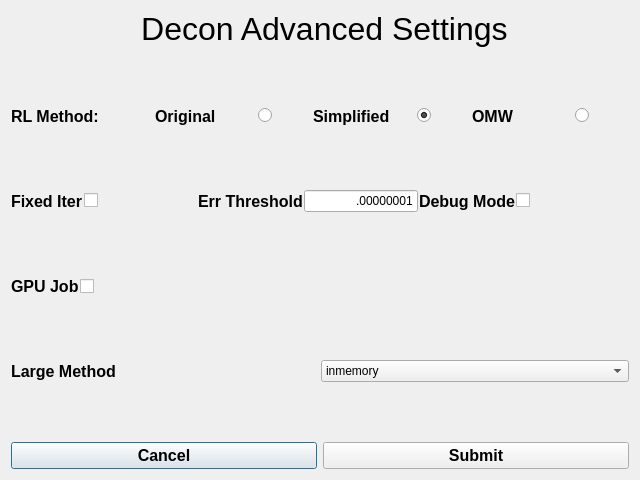
<?xml version="1.0" encoding="UTF-8"?>
<ui version="4.0">
 <class>deconAdvanced</class>
 <widget class="QDialog" name="deconAdvanced">
  <property name="geometry">
   <rect>
    <x>0</x>
    <y>0</y>
    <width>640</width>
    <height>480</height>
   </rect>
  </property>
  <property name="sizePolicy">
   <sizepolicy hsizetype="Preferred" vsizetype="Preferred">
    <horstretch>0</horstretch>
    <verstretch>0</verstretch>
   </sizepolicy>
  </property>
  <property name="windowTitle">
   <string>Decon Advanced Settings</string>
  </property>
  <layout class="QGridLayout" name="gridLayout" rowstretch="0,10,0">
   <item row="1" column="0">
    <layout class="QVBoxLayout" name="verticalLayout" stretch="0,0,0,0,0,0,0">
     <property name="spacing">
      <number>1</number>
     </property>
     <property name="sizeConstraint">
      <enum>QLayout::SetDefaultConstraint</enum>
     </property>
     <item>
      <layout class="QHBoxLayout" name="horizontalLayout_5" stretch="10,11,11,11">
       <item>
        <widget class="QLabel" name="rlMethodLabel">
         <property name="font">
          <font>
           <pointsize>12</pointsize>
           <bold>true</bold>
          </font>
         </property>
         <property name="text">
          <string>RL Method:</string>
         </property>
        </widget>
       </item>
       <item>
        <layout class="QHBoxLayout" name="horizontalLayout_29" stretch="0,0,0">
         <property name="spacing">
          <number>6</number>
         </property>
         <property name="rightMargin">
          <number>0</number>
         </property>
         <item>
          <widget class="QLabel" name="rlMethodOriginalLabel">
           <property name="font">
            <font>
             <pointsize>12</pointsize>
             <bold>true</bold>
            </font>
           </property>
           <property name="text">
            <string>Original</string>
           </property>
          </widget>
         </item>
         <item>
          <widget class="QRadioButton" name="rlMethodOriginalRadioButton">
           <property name="sizePolicy">
            <sizepolicy hsizetype="Maximum" vsizetype="Maximum">
             <horstretch>0</horstretch>
             <verstretch>0</verstretch>
            </sizepolicy>
           </property>
           <property name="autoFillBackground">
            <bool>false</bool>
           </property>
           <property name="text">
            <string/>
           </property>
           <property name="checked">
            <bool>false</bool>
           </property>
           <attribute name="buttonGroup">
            <string notr="true">buttonGroup</string>
           </attribute>
          </widget>
         </item>
         <item>
          <spacer name="horizontalSpacer">
           <property name="orientation">
            <enum>Qt::Horizontal</enum>
           </property>
           <property name="sizeType">
            <enum>QSizePolicy::Preferred</enum>
           </property>
           <property name="sizeHint" stdset="0">
            <size>
             <width>40</width>
             <height>20</height>
            </size>
           </property>
          </spacer>
         </item>
        </layout>
       </item>
       <item>
        <layout class="QHBoxLayout" name="horizontalLayout_30">
         <item>
          <widget class="QLabel" name="rlMethodSimplifiedLabel">
           <property name="font">
            <font>
             <pointsize>12</pointsize>
             <bold>true</bold>
            </font>
           </property>
           <property name="text">
            <string>Simplified</string>
           </property>
          </widget>
         </item>
         <item>
          <widget class="QRadioButton" name="rlMethodSimplifiedRadioButton">
           <property name="sizePolicy">
            <sizepolicy hsizetype="Maximum" vsizetype="Maximum">
             <horstretch>0</horstretch>
             <verstretch>0</verstretch>
            </sizepolicy>
           </property>
           <property name="autoFillBackground">
            <bool>false</bool>
           </property>
           <property name="text">
            <string/>
           </property>
           <property name="checked">
            <bool>true</bool>
           </property>
           <attribute name="buttonGroup">
            <string notr="true">buttonGroup</string>
           </attribute>
          </widget>
         </item>
         <item>
          <spacer name="horizontalSpacer_2">
           <property name="orientation">
            <enum>Qt::Horizontal</enum>
           </property>
           <property name="sizeType">
            <enum>QSizePolicy::Preferred</enum>
           </property>
           <property name="sizeHint" stdset="0">
            <size>
             <width>40</width>
             <height>20</height>
            </size>
           </property>
          </spacer>
         </item>
        </layout>
       </item>
       <item>
        <layout class="QHBoxLayout" name="horizontalLayout_31">
         <item>
          <widget class="QLabel" name="rlMethodOMWLabel">
           <property name="font">
            <font>
             <pointsize>12</pointsize>
             <bold>true</bold>
            </font>
           </property>
           <property name="text">
            <string>OMW</string>
           </property>
          </widget>
         </item>
         <item>
          <widget class="QRadioButton" name="rlMethodOMWRadioButton">
           <property name="sizePolicy">
            <sizepolicy hsizetype="Maximum" vsizetype="Maximum">
             <horstretch>0</horstretch>
             <verstretch>0</verstretch>
            </sizepolicy>
           </property>
           <property name="autoFillBackground">
            <bool>false</bool>
           </property>
           <property name="text">
            <string/>
           </property>
           <property name="checked">
            <bool>false</bool>
           </property>
           <attribute name="buttonGroup">
            <string notr="true">buttonGroup</string>
           </attribute>
          </widget>
         </item>
         <item>
          <spacer name="horizontalSpacer_3">
           <property name="orientation">
            <enum>Qt::Horizontal</enum>
           </property>
           <property name="sizeType">
            <enum>QSizePolicy::Preferred</enum>
           </property>
           <property name="sizeHint" stdset="0">
            <size>
             <width>40</width>
             <height>20</height>
            </size>
           </property>
          </spacer>
         </item>
        </layout>
       </item>
      </layout>
     </item>
     <item>
      <spacer name="verticalSpacer_5">
       <property name="orientation">
        <enum>Qt::Vertical</enum>
       </property>
       <property name="sizeType">
        <enum>QSizePolicy::Preferred</enum>
       </property>
       <property name="sizeHint" stdset="0">
        <size>
         <width>20</width>
         <height>10</height>
        </size>
       </property>
      </spacer>
     </item>
     <item>
      <layout class="QHBoxLayout" name="horizontalLayout_6">
       <item>
        <widget class="QLabel" name="fixIterLabel">
         <property name="sizePolicy">
          <sizepolicy hsizetype="Preferred" vsizetype="Preferred">
           <horstretch>0</horstretch>
           <verstretch>0</verstretch>
          </sizepolicy>
         </property>
         <property name="font">
          <font>
           <pointsize>12</pointsize>
           <bold>true</bold>
           <strikeout>false</strikeout>
           <kerning>true</kerning>
          </font>
         </property>
         <property name="text">
          <string>Fixed Iter</string>
         </property>
        </widget>
       </item>
       <item>
        <widget class="QCheckBox" name="fixIterCheckBox">
         <property name="sizePolicy">
          <sizepolicy hsizetype="MinimumExpanding" vsizetype="Maximum">
           <horstretch>0</horstretch>
           <verstretch>0</verstretch>
          </sizepolicy>
         </property>
         <property name="autoFillBackground">
          <bool>false</bool>
         </property>
         <property name="text">
          <string/>
         </property>
        </widget>
       </item>
       <item>
        <widget class="QLabel" name="errThreshLabel">
         <property name="font">
          <font>
           <pointsize>12</pointsize>
           <bold>true</bold>
           <strikeout>false</strikeout>
           <kerning>true</kerning>
          </font>
         </property>
         <property name="text">
          <string>Err Threshold</string>
         </property>
        </widget>
       </item>
       <item>
        <widget class="QLineEdit" name="errThreshLineEdit">
         <property name="sizePolicy">
          <sizepolicy hsizetype="Expanding" vsizetype="Maximum">
           <horstretch>0</horstretch>
           <verstretch>0</verstretch>
          </sizepolicy>
         </property>
         <property name="text">
          <string>.00000001</string>
         </property>
         <property name="alignment">
          <set>Qt::AlignRight|Qt::AlignTrailing|Qt::AlignVCenter</set>
         </property>
        </widget>
       </item>
       <item>
        <widget class="QLabel" name="debugLabel">
         <property name="sizePolicy">
          <sizepolicy hsizetype="Preferred" vsizetype="Preferred">
           <horstretch>0</horstretch>
           <verstretch>0</verstretch>
          </sizepolicy>
         </property>
         <property name="font">
          <font>
           <pointsize>12</pointsize>
           <bold>true</bold>
           <strikeout>false</strikeout>
           <kerning>true</kerning>
          </font>
         </property>
         <property name="text">
          <string>Debug Mode</string>
         </property>
        </widget>
       </item>
       <item>
        <widget class="QCheckBox" name="debugCheckBox">
         <property name="sizePolicy">
          <sizepolicy hsizetype="MinimumExpanding" vsizetype="Maximum">
           <horstretch>0</horstretch>
           <verstretch>0</verstretch>
          </sizepolicy>
         </property>
         <property name="autoFillBackground">
          <bool>false</bool>
         </property>
         <property name="text">
          <string/>
         </property>
        </widget>
       </item>
      </layout>
     </item>
     <item>
      <spacer name="verticalSpacer_6">
       <property name="orientation">
        <enum>Qt::Vertical</enum>
       </property>
       <property name="sizeType">
        <enum>QSizePolicy::Preferred</enum>
       </property>
       <property name="sizeHint" stdset="0">
        <size>
         <width>20</width>
         <height>10</height>
        </size>
       </property>
      </spacer>
     </item>
     <item>
      <layout class="QHBoxLayout" name="horizontalLayout_7">
       <item>
        <widget class="QLabel" name="gpuJobLabel">
         <property name="sizePolicy">
          <sizepolicy hsizetype="Preferred" vsizetype="Preferred">
           <horstretch>0</horstretch>
           <verstretch>0</verstretch>
          </sizepolicy>
         </property>
         <property name="font">
          <font>
           <pointsize>12</pointsize>
           <bold>true</bold>
           <strikeout>false</strikeout>
           <kerning>true</kerning>
          </font>
         </property>
         <property name="text">
          <string>GPU Job</string>
         </property>
        </widget>
       </item>
       <item>
        <widget class="QCheckBox" name="gpuJobCheckBox">
         <property name="sizePolicy">
          <sizepolicy hsizetype="MinimumExpanding" vsizetype="Minimum">
           <horstretch>0</horstretch>
           <verstretch>0</verstretch>
          </sizepolicy>
         </property>
         <property name="maximumSize">
          <size>
           <width>16777215</width>
           <height>20</height>
          </size>
         </property>
         <property name="autoFillBackground">
          <bool>false</bool>
         </property>
         <property name="text">
          <string/>
         </property>
        </widget>
       </item>
      </layout>
     </item>
     <item>
      <spacer name="verticalSpacer_7">
       <property name="orientation">
        <enum>Qt::Vertical</enum>
       </property>
       <property name="sizeType">
        <enum>QSizePolicy::Preferred</enum>
       </property>
       <property name="sizeHint" stdset="0">
        <size>
         <width>20</width>
         <height>10</height>
        </size>
       </property>
      </spacer>
     </item>
     <item>
      <layout class="QHBoxLayout" name="largeMethodHorizontalLayout">
       <item>
        <widget class="QLabel" name="largeMethodLabel">
         <property name="font">
          <font>
           <pointsize>12</pointsize>
           <bold>true</bold>
          </font>
         </property>
         <property name="text">
          <string>Large Method</string>
         </property>
        </widget>
       </item>
       <item>
        <widget class="QComboBox" name="largeMethodComboBox">
         <item>
          <property name="text">
           <string>inmemory</string>
          </property>
         </item>
         <item>
          <property name="text">
           <string>inplace</string>
          </property>
         </item>
        </widget>
       </item>
      </layout>
     </item>
    </layout>
   </item>
   <item row="2" column="0">
    <layout class="QHBoxLayout" name="horizontalLayout_8">
     <item>
      <widget class="QPushButton" name="cancelButton">
       <property name="font">
        <font>
         <pointsize>12</pointsize>
         <bold>true</bold>
        </font>
       </property>
       <property name="text">
        <string>Cancel</string>
       </property>
      </widget>
     </item>
     <item>
      <widget class="QPushButton" name="submitButton">
       <property name="font">
        <font>
         <pointsize>12</pointsize>
         <bold>true</bold>
        </font>
       </property>
       <property name="text">
        <string>Submit</string>
       </property>
      </widget>
     </item>
    </layout>
   </item>
   <item row="0" column="0">
    <layout class="QVBoxLayout" name="verticalLayout_2">
     <property name="sizeConstraint">
      <enum>QLayout::SetDefaultConstraint</enum>
     </property>
     <item>
      <widget class="QLabel" name="deconAdvancedSettingsLabel">
       <property name="sizePolicy">
        <sizepolicy hsizetype="Preferred" vsizetype="Fixed">
         <horstretch>0</horstretch>
         <verstretch>0</verstretch>
        </sizepolicy>
       </property>
       <property name="maximumSize">
        <size>
         <width>16777213</width>
         <height>50</height>
        </size>
       </property>
       <property name="font">
        <font>
         <pointsize>24</pointsize>
        </font>
       </property>
       <property name="text">
        <string> Decon Advanced Settings</string>
       </property>
       <property name="alignment">
        <set>Qt::AlignHCenter|Qt::AlignTop</set>
       </property>
      </widget>
     </item>
    </layout>
   </item>
  </layout>
 </widget>
 <resources/>
 <connections/>
 <buttongroups>
  <buttongroup name="buttonGroup"/>
 </buttongroups>
</ui>
